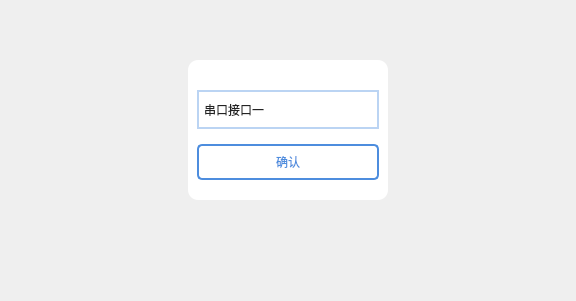
         <widget class="QWidget" name="zigbee_page">
          <layout class="QHBoxLayout" name="horizontalLayout_35">
           <item>
            <spacer name="horizontalSpacer_14">
             <property name="orientation">
              <enum>Qt::Horizontal</enum>
             </property>
             <property name="sizeHint" stdset="0">
              <size>
               <width>168</width>
               <height>20</height>
              </size>
             </property>
            </spacer>
           </item>
           <item>
            <widget class="QWidget" name="widget_43" native="true">
             <layout class="QVBoxLayout" name="verticalLayout_19">
              <property name="bottomMargin">
               <number>50</number>
              </property>
              <item>
               <spacer name="verticalSpacer_14">
                <property name="orientation">
                 <enum>Qt::Vertical</enum>
                </property>
                <property name="sizeHint" stdset="0">
                 <size>
                  <width>20</width>
                  <height>40</height>
                 </size>
                </property>
               </spacer>
              </item>
              <item>
               <widget class="QWidget" name="widget_44" native="true">
                <property name="minimumSize">
                 <size>
                  <width>200</width>
                  <height>0</height>
                 </size>
                </property>
                <property name="styleSheet">
                 <string notr="true">#widget_44 {
	background-color: rgb(255, 255, 255);
	border-radius: 10px;
}</string>
                </property>
                <layout class="QVBoxLayout" name="verticalLayout_20">
                 <property name="spacing">
                  <number>15</number>
                 </property>
                 <property name="topMargin">
                  <number>30</number>
                 </property>
                 <property name="bottomMargin">
                  <number>20</number>
                 </property>
                 <item>
                  <widget class="QComboBox" name="zigbeeComboBox1">
                   <property name="styleSheet">
                    <string notr="true">QComboBox{
    color: #232323;
    font: normal normal 18px &quot;Microsoft YaHei&quot;;
    padding: 0px 0px 0px 5px;
    border: 2px solid rgb(187, 212, 243);
    background-color: white;
    min-height: 35px;
} 
/* 下拉后的整个下拉窗体样式 */
QComboBox QAbstractItemView {
    background-color: rgb(85, 170, 255);
    color: rgb(255, 255, 255);
    font: normal normal 18px &quot;Microsoft YaHei&quot;;
} 
QComboBox QAbstractItemView::item{
    height:35px;
    color:#666666;
    background-color:#FFFFFF;
}
QComboBox QAbstractItemView::item:selected{
    background-color:rgba(33, 136, 241, 255);
    color:#ffffff;
}
/* 下拉箭头区域样式 */
QComboBox::drop-down{
    border: none;
    padding-right: 5px;
}
/* 下拉箭头样式 */
QComboBox::down-arrow {
    image: url(:/image/down.png);
    height:15px;
    width: 15px;
}</string>
                   </property>
                   <item>
                    <property name="text">
                     <string>串口接口一</string>
                    </property>
                   </item>
                   <item>
                    <property name="text">
                     <string>串口接口二</string>
                    </property>
                   </item>
                  </widget>
                 </item>
                 <item>
                  <widget class="QWidget" name="widget_45" native="true">
                   <layout class="QHBoxLayout" name="horizontalLayout_34">
                    <property name="spacing">
                     <number>0</number>
                    </property>
                    <property name="leftMargin">
                     <number>0</number>
                    </property>
                    <property name="topMargin">
                     <number>0</number>
                    </property>
                    <property name="rightMargin">
                     <number>0</number>
                    </property>
                    <property name="bottomMargin">
                     <number>0</number>
                    </property>
                    <item>
                     <widget class="QPushButton" name="zigbeeConfirmButton">
                      <property name="styleSheet">
                       <string notr="true">QPushButton:!hover{
	font: normal normal 16px &quot;Microsoft YaHei&quot;;
	color: rgb(77, 141, 222);
	border-radius: 5px;
	border: 2px solid rgb(77, 141, 222);
	padding: 7px 20px 7px 20px;
	background-color: white;
}

QPushButton:hover{
	font: normal normal 16px &quot;Microsoft YaHei&quot;;
	color: white;
	border-radius: 5px;
	border: none;
	padding: 8px 20px 8px 20px;
	background-color: rgba(78, 153, 250,150);
}</string>
                      </property>
                      <property name="text">
                       <string>确认</string>
                      </property>
                     </widget>
                    </item>
                   </layout>
                  </widget>
                 </item>
                </layout>
               </widget>
              </item>
              <item>
               <spacer name="verticalSpacer_15">
                <property name="orientation">
                 <enum>Qt::Vertical</enum>
                </property>
                <property name="sizeHint" stdset="0">
                 <size>
                  <width>20</width>
                  <height>40</height>
                 </size>
                </property>
               </spacer>
              </item>
             </layout>
            </widget>
           </item>
           <item>
            <spacer name="horizontalSpacer_15">
             <property name="orientation">
              <enum>Qt::Horizontal</enum>
             </property>
             <property name="sizeHint" stdset="0">
              <size>
               <width>168</width>
               <height>20</height>
              </size>
             </property>
            </spacer>
           </item>
          </layout>
         </widget>
